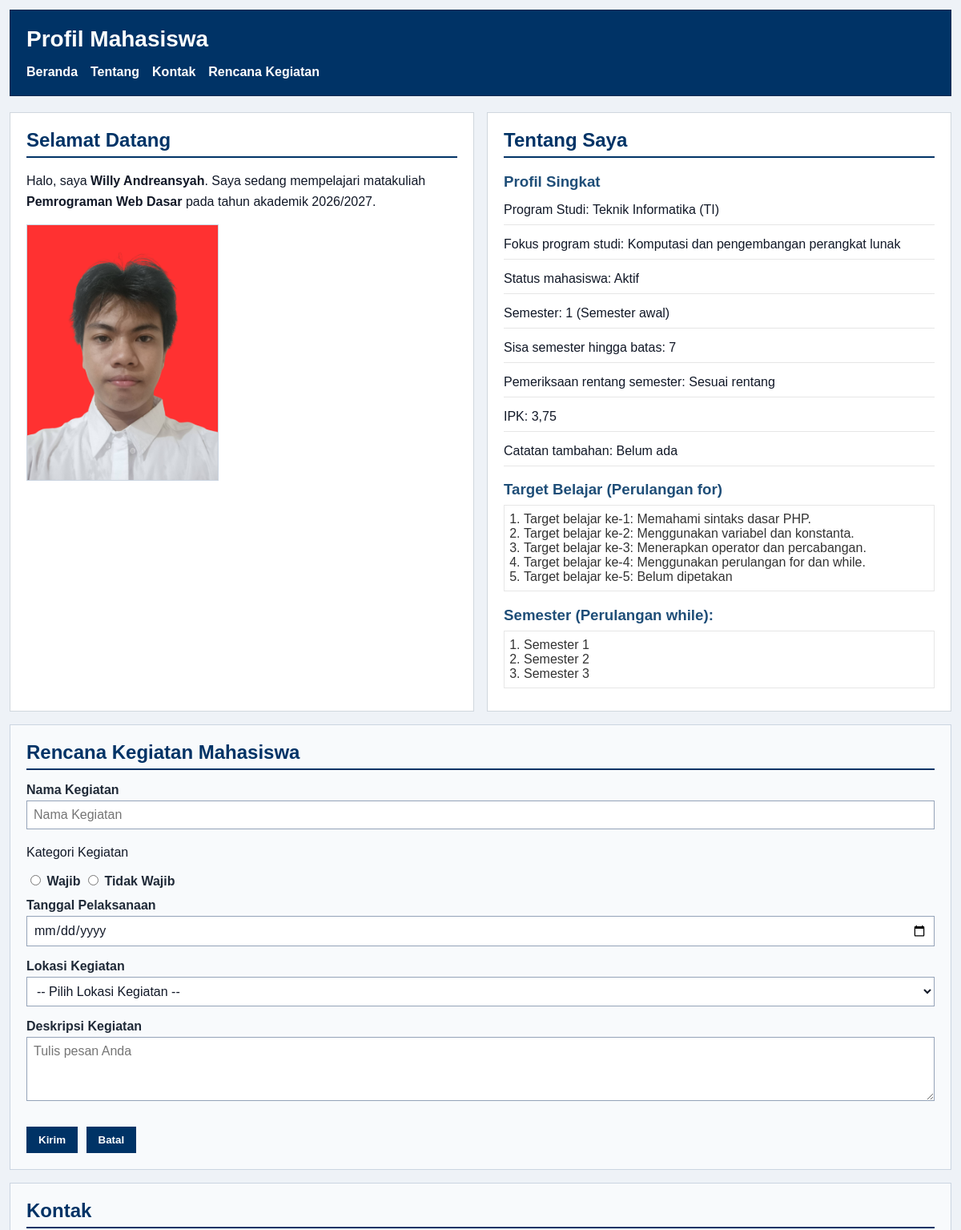
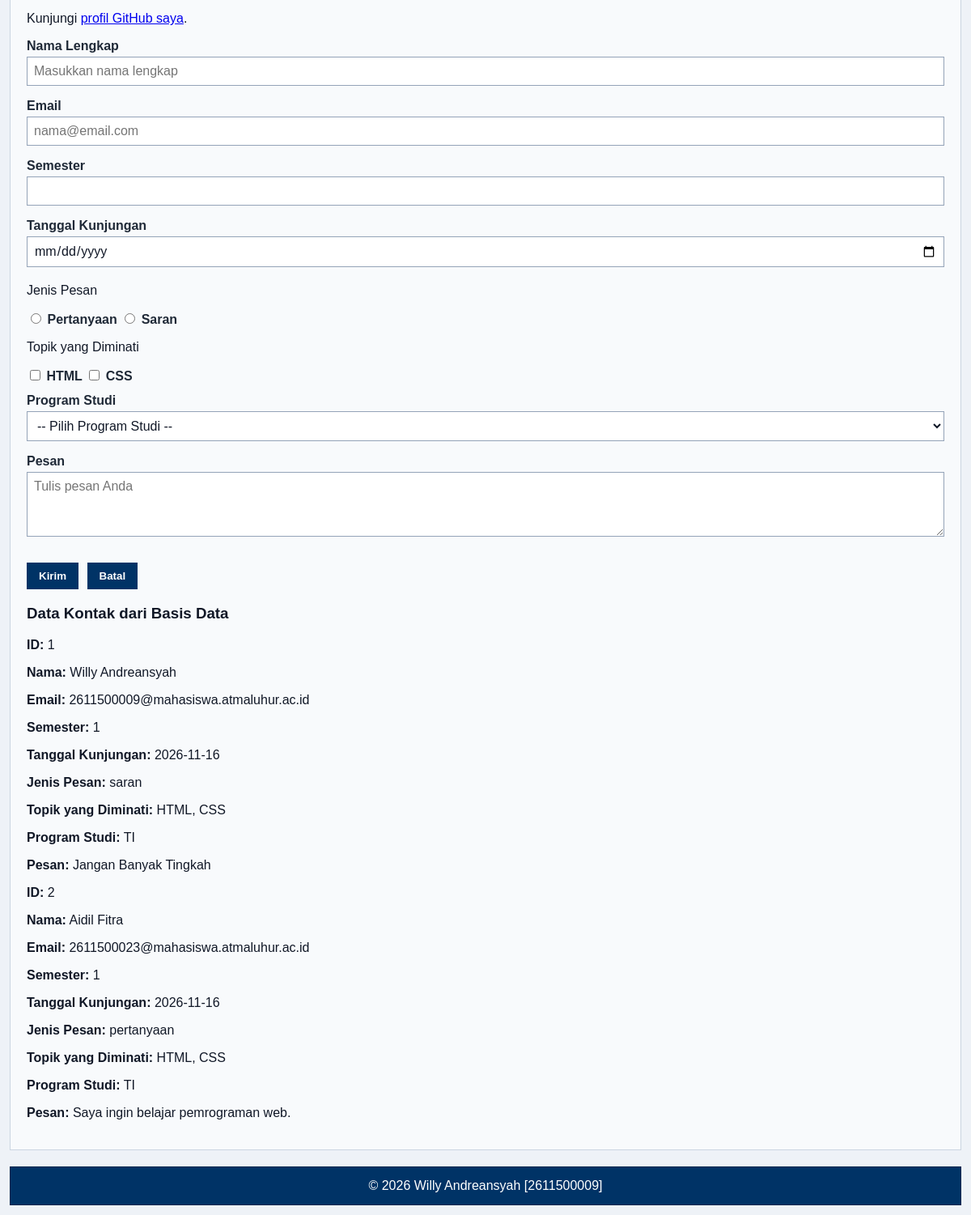
The page / on the database its author committed (2 pictures, top to bottom).
### tables this page shows
CREATE TABLE `tbl_kontak_2611500009` (
  `id` int NOT NULL COMMENT 'Identitas unik setiap data kontak.',
  `nama` varchar(50) NOT NULL COMMENT 'Menyimpan nama lengkap, maksimal 50 karakter.',
  `email` varchar(255) NOT NULL COMMENT 'Menyimpan alamat email.',
  `semester` tinyint NOT NULL COMMENT 'Menyimpan nomor semester.',
  `tanggal` date NOT NULL COMMENT 'Menyimpan tanggal kunjungan.',
  `jenis_pesan` varchar(20) NOT NULL COMMENT 'Menyimpan jenis pesan, seperti pertanyaan atau saran.',
  `minat` varchar(50) NOT NULL COMMENT 'Menyimpan satu atau beberapa pilihan minat sebagai teks.',
  `prodi` varchar(2) NOT NULL COMMENT 'Menyimpan kode program studi, yaitu SI atau TI .',
  `pesan` varchar(300) NOT NULL COMMENT 'Menyimpan isi pesan, maksimal 300 karakter.'
);

### fungsi.php (called while the page is built)
<?php
function bersihkan($teks)
{
	return htmlspecialchars($teks ?? "", ENT_QUOTES, "UTF-8");
}

### index.php (the view, shortened to what this page needs)
<?php
require_once("fungsi.php");
require_once("koneksi.php");
$sql = "SELECT * FROM tbl_kontak_2611500009";
$hasil = mysqli_query($koneksi, $sql);
$dataKontak = [];
while ($baris = mysqli_fetch_assoc($hasil)) {
	$dataKontak[] = $baris;
}
$nim = "2611500009";
$namaMahasiswa = "Willy Andreansyah";
$programStudi = "TI";
$tahunAkademik = "2026/2027";
$semester = 1;
$ipk = 3.75;
$statusAktif = true;
$catatanTambahan = null;
$batasSemester = 8;
$sisaSemester = $batasSemester - $semester;
$semesterValid = $semester >= 1 && $semester <= $batasSemester;
$statusSemester = ($semesterValid && $statusAktif) ? "Sesuai rentang" : "Perlu diperiksa";
if ($semester < 3) {
	$keteranganSemester = "Semester awal";
} elseif ($semester <= 6) {
	$keteranganSemester = "Semester menengah";
} else {
	$keteranganSemester = "Semester akhir";
}
$namaProdi = ($programStudi == "SI") ? "Sistem Informasi" : (($programStudi == "TI") ? "Teknik Informatika" : "Lainnya");
switch ($programStudi) {
	case "TI":
		$fokusProgramStudi = "Komputasi dan pengembangan perangkat lunak";
		break;
}
?>
<!doctype html>
<html lang="id">
<head>
	<link rel="stylesheet" href="style.css?v=2" />
</head>
<body>
	<header>
		<div class="header-top">
			<h1>Profil Mahasiswa</h1>
		</div>
		<nav>
			<ul id="navMenu">
				<li><a href="#home">Beranda</a></li>
				<li><a href="#about">Tentang</a></li>
				<li><a href="#contact">Kontak</a></li>
				<li><a href="#rencanakegiatan">Rencana Kegiatan</a></li>
			</ul>
		</nav>
	</header>
	<main>
		<section id="home">
			<h2>Selamat Datang</h2>
			<p>Halo, saya <strong><?php echo $namaMahasiswa; ?></strong>. Saya sedang mempelajari matakuliah <strong><?php print NAMA_MATA_KULIAH; ?></strong> pada tahun akademik <?php echo $tahunAkademik; ?>.</p>
			<img src="img/foto-profil.jpg?v=2" alt="Foto profil Nama Mahasiswa" />
		</section>
		<section id="about">
			<h2>Tentang Saya</h2>
			<article>
				<h3>Profil Singkat</h3>
				<p>Program Studi: <?php echo $namaProdi . " (" . $programStudi . ")"; ?></p>
				<p>Fokus program studi: <?php echo $fokusProgramStudi; ?></p>
				<p>Status mahasiswa: <?php echo $statusAktif ? "Aktif" : "Tidak aktif"; ?></p>
				<p>Semester: <?php echo $semester . " (" . $keteranganSemester . ")"; ?></p>
				<p>Sisa semester hingga batas: <?php echo $sisaSemester; ?></p>
				<p>Pemeriksaan rentang semester: <?php echo $statusSemester; ?></p>
				<p>IPK: <?php echo number_format($ipk, 2, ',', '.'); ?></p>
				<p>Catatan tambahan: <?php echo $catatanTambahan === null ? "Belum ada" : $catatanTambahan; ?></p>
				<h3>Target Belajar (Perulangan for)</h3>
				<ol>
					<?php
					for ($i = 1; $i <= 5; $i++) {
						echo "<li>Target belajar ke-" . $i . ": ";
						switch ($i) {
							case 1:
								echo "Memahami sintaks dasar PHP.";
								break;
							case 2:
								echo "Menggunakan variabel dan konstanta.";
								break;
							case 3:
								echo "Menerapkan operator dan percabangan.";
								break;
							case 4:
								echo "Menggunakan perulangan for dan while.";
								break;
							default:
								echo "Belum dipetakan";
								break;
						}
						echo "</li>";
					}
					?>
				</ol>
				<h3>Semester (Perulangan while):</h3>
				<ol>
					<?php
					$nomorSemester = 1;
					while ($nomorSemester <= 3) {
						echo "<li>Semester " . $nomorSemester . "</li>";
						$nomorSemester++;
					}
					?>
				</ol>
			</article>
		</section>
		<section id="rencanakegiatan">
			<h2>Rencana Kegiatan Mahasiswa</h2>
			<form id="rencanakegiatanForm" class="js-rencanakegiatan-form" data-validation="rencanakegiatan" action="index.php" method="post" novalidate>
				<div class="form-group">
					<label for="namakegiatan">Nama Kegiatan</label><br />
					<input class="input-form" type="text" id="namakegiatan" name="namakegiatan" placeholder="Nama Kegiatan" minlength="3" maxlength="50" required />
				</div>
				<div class="form-group">
					<p>Kategori Kegiatan</p>
					<input type="radio" id="wajib" name="kategorikegiatan" value="Wajib" required />
					<label for="wajib">Wajib</label>
					<input type="radio" id="tidakwajib" name="kategorikegiatan" value="Tidak Wajib" />
					<label for="tidakwajib">Tidak Wajib</label>
				</div>
				<div class="form-group">
					<label for="tanggalpelaksanaan">Tanggal Pelaksanaan</label><br />
					<input class="input-form" type="date" id="tanggalpelaksanaan" name="tanggalpelaksanaan" required />
				</div>
				<div class="form-group">
					<label for="lokasikegiatan">Lokasi Kegiatan</label><br />
					<select class="input-form" id="lokasikegiatan" name="lokasikegiatan" required>
						<option value="">-- Pilih Lokasi Kegiatan --</option>
					</select>
				</div>
				<div class="form-group">
					<label for="deskripsikegiatan">Deskripsi Kegiatan</label><br />
					<textarea class="input-form" id="deskripsikegiatan" name="deskripsikegiatan" maxlength="300" placeholder="Tulis pesan Anda" required></textarea>
				</div>
				<button type="submit">Kirim</button>
				<button type="reset">Batal</button>
			</form>
		</section>
		<section id="contact">
			<h2>Kontak</h2>
			<p>
				Kunjungi
				<a target="_blank" href="https://github.com/<?= PROFIL_GITHUB ?>">profil GitHub saya</a>.
			</p>
			<form id="contactForm" class="js-contact-form" data-validation="contact" action="index.php" method="post" novalidate>
				<div class="form-group">
					<label for="nama">Nama Lengkap</label><br />
					<input
						class="input-form"
						type="text"
						id="nama"
						name="nama"
						placeholder="Masukkan nama lengkap"
						minlength="3"
						maxlength="50"
						required />
				</div>
				<div class="form-group">
					<label for="email">Email</label><br />
					<input class="input-form" type="email" id="email" name="email" placeholder="nama@email.com" required />
				</div>
				<div class="form-group">
					<label for="semester">Semester</label><br />
					<input class="input-form" type="number" id="semester" name="semester" min="1" max="14" required />
				</div>
				<div class="form-group">
					<label for="tanggal">Tanggal Kunjungan</label><br />
					<input class="input-form" type="date" id="tanggal" name="tanggal" required />
				</div>
				<div class="form-group">
					<p>Jenis Pesan</p>
					<input type="radio" id="pertanyaan" name="jenis_pesan" value="pertanyaan" required />
					<label for="pertanyaan">Pertanyaan</label>
					<input type="radio" id="saran" name="jenis_pesan" value="saran" />
					<label for="saran">Saran</label>
				</div>
				<div class="form-group">
					<p>Topik yang Diminati</p>
					<input type="checkbox" id="minat-html" name="minat[]" value="HTML" />
					<label for="minat-html">HTML</label>
					<input type="checkbox" id="minat-css" name="minat[]" value="CSS" />
					<label for="minat-css">CSS</label>
				</div>
				<div class="form-group">
					<label for="prodi">Program Studi</label><br />
					<select class="input-form" id="prodi" name="prodi" required>
						<option value="">-- Pilih Program Studi --</option>
					</select>
				</div>
				<div class="form-group">
					<label for="pesan">Pesan</label><br />
					<textarea
						class="input-form"
						id="pesan"
						name="pesan"
						maxlength="300"
						placeholder="Tulis pesan Anda"
						required></textarea>
				</div>
				<button type="submit">Kirim</button>
				<button type="reset">Batal</button>
			</form>
				<article id="hasilKontak" class="submission-result" aria-live="polite">
					<h3>Data Kontak dari Basis Data</h3>
					<?php if (count($dataKontak) > 0): ?>
						<?php foreach ($dataKontak as $data): ?>
							<section>
								<p><strong>ID:</strong> <?= bersihkan($data["id"]); ?></p>
								<p><strong>Nama:</strong> <?= bersihkan($data["nama"]); ?></p>
								<p><strong>Email:</strong> <?= bersihkan($data["email"]); ?></p>
								<p><strong>Semester:</strong> <?= bersihkan($data["semester"]); ?></p>
								<p><strong>Tanggal Kunjungan:</strong> <?= bersihkan($data["tanggal"]); ?></p>
								<p><strong>Jenis Pesan:</strong> <?= bersihkan($data["jenis_pesan"]); ?></p>
								<p><strong>Topik yang Diminati:</strong> <?= bersihkan($data["minat"]); ?></p>
								<p><strong>Program Studi:</strong> <?= bersihkan($data["prodi"]); ?></p>
								<p><strong>Pesan:</strong> <?= nl2br(bersihkan($data["pesan"])); ?></p>
							</section>
						<?php endforeach; ?>
					<?php else: ?>
						<p>Belum ada data kontak yang tersimpan.</p>
					<?php endif; ?>
				</article>
		</section>
	</main>
	<footer>
		<p>&copy; <?= date("Y") ?> <?php echo $namaMahasiswa; ?> [<?= $nim ?>]</p>
	</footer>
</body>
</html>

### style.css (style rules this page uses)
* { box-sizing: border-box; }
body { margin: 0; padding: 12px; font-family: Arial, sans-serif; color: #111827; background-color: #eef2f7; }
header { background-color: #003366; color: #ffffff; padding: 20px; margin-bottom: 20px; border: 1px solid #00264d; }
header h1 { margin: 0; font-size: 28px; }
.header-top { display: flex; justify-content: space-between; align-items: center; }
#navMenu { display: none; }
nav ul { display: flex; flex-direction: column; justify-content: flex-start; align-items: flex-start; gap: 12px; margin: 0; padding: 0; list-style: none; }
nav a { color: #ffffff; font-weight: bold; text-decoration: none; }
main { display: grid; grid-template-columns: 1fr; gap: 16px; }
section { width: 100%; }
#home { background-color: #ffffff; border: 1px solid #d0d7de; padding: 20px; margin: 0; }
#home h2 { color: #003366; border-bottom: 2px solid #003366; padding-bottom: 6px; margin-top: 0; margin-bottom: 16px; }
#home p { line-height: 1.6; margin: 0 0 16px; }
#home img { display: block; width: 240px; max-width: 100%; height: auto; border: 1px solid #cbd5e1; }
#about { background-color: #ffffff; border: 1px solid #d0d7de; padding: 20px; margin: 0; }
#about h2 { color: #003366; border-bottom: 2px solid #003366; padding-bottom: 6px; margin-top: 0; margin-bottom: 16px; }
#about h3 { color: #1f4e78; margin-bottom: 6px; }
#about p { margin: 6px 0; padding: 6px 0; border-bottom: 1px solid #e6e6e6; line-height: 1.5; }
#about ol { color: #333333; margin: 8px 0; padding: 8px 24px; border: 1px solid #e6e6e6; }
#rencanakegiatan, #contact { background-color: #f8fafc; border: 1px solid #cbd5e1; padding: 20px; margin: 0; }
#rencanakegiatan h2, #contact h2 { color: #003366; border-bottom: 2px solid #003366; padding-bottom: 6px; margin-top: 0; margin-bottom: 16px; }
.form-group { margin: 12px 0; }
#rencanakegiatan label, #contact label { color: #1f2937; font-weight: bold; }
.input-form { width: 100%; max-width: 100%; background-color: #ffffff; color: #111827; font-family: Arial, sans-serif; font-size: 16px; padding: 8px; margin: 4px 0; border: 1px solid #94a3b8; }
#rencanakegiatan textarea, #contact textarea { min-height: 80px; resize: vertical; }
#rencanakegiatan button, #contact button { background-color: #003366; color: #ffffff; font-weight: bold; padding: 8px 14px; margin: 8px 6px 0 0; border: 1px solid #003366; cursor: pointer; }
footer { background-color: #003366; color: #ffffff; text-align: center; padding: 14px 20px; margin-top: 20px; border: 1px solid #00264d; }
footer p { margin: 0; }
@media (min-width: 768px) { nav { margin-top: 16px; } }
@media (min-width: 768px) { nav ul { flex-direction: row; justify-content: flex-start; align-items: center; gap: 16px; } }
@media (min-width: 768px) { main { grid-template-columns: 1fr 1fr; } }
@media (min-width: 768px) { #contact { grid-column: 1 / -1; } }
@media (min-width: 768px) { #rencanakegiatan { grid-column: 1 / -1; } }
@media (min-width: 768px) { #navMenu { display: flex; flex-direction: row; } }

### rows shown on the page
tbl_kontak_2611500009: id "1", nama "Willy Andreansyah", email "2611500009@mahasiswa.atmaluhur.ac.id", semester "1", tanggal "2026-11-16", jenis_pesan "saran", minat "HTML, CSS", prodi "TI", pesan "Jangan Banyak Tingkah"
tbl_kontak_2611500009: id "2", nama "Aidil Fitra", email "2611500023@mahasiswa.atmaluhur.ac.id", semester "1", tanggal "2026-11-16", jenis_pesan "pertanyaan", minat "HTML, CSS", prodi "TI", pesan "Saya ingin belajar pemrograman web."

### other values the page prints
$namaMahasiswa "Willy Andreansyah"
NAMA_MATA_KULIAH "Pemrograman Web Dasar"
$tahunAkademik "2026/2027"
$namaProdi "Teknik Informatika"
$programStudi "TI"
$fokusProgramStudi "Komputasi dan pengembangan perangkat lunak"
$semester "1"
$keteranganSemester "Semester awal"
$sisaSemester "7"
$statusSemester "Sesuai rentang"
$ipk "3,75"
$nim "2611500009"
